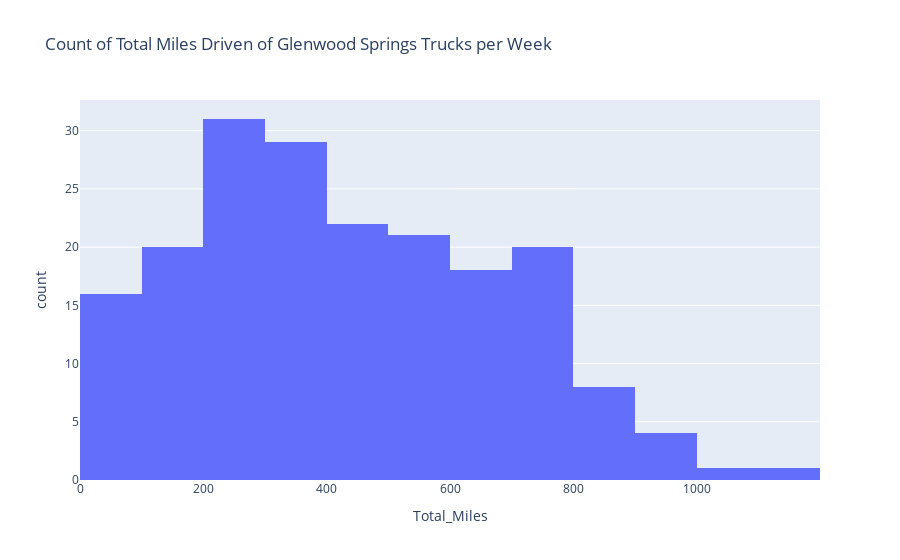

The code cell stored with this chart in its notebook:
### Code cell
GS1 = px.histogram(GS, x='Total_Miles',
                   title = "Count of Total Miles Driven of Glenwood Springs Trucks per Week")
GS1.show()

### Figure 1 — Plotly figure (JSON) as saved in the notebook; plotly's stock layout.template omitted (floating-point values rounded to 4 significant figures; data arrays with more than 128 entries replaced by an {"elided": "..."} marker saying what was removed)
{"data": [{"alignmentgroup": "True", "bingroup": "x", "hovertemplate": "Total_Miles=%{x}<br>count=%{y}<extra></extra>", "legendgroup": "", "marker": {"color": "#636efa", "pattern": {"shape": ""}}, "name": "", "offsetgroup": "", "orientation": "v", "showlegend": false, "type": "histogram", "x": {"elided": "191 int values"}, "xaxis": "x", "yaxis": "y"}], "layout": {"barmode": "relative", "legend": {"tracegroupgap": 0}, "title": {"text": "Count of Total Miles Driven of Glenwood Springs Trucks per Week"}, "xaxis": {"anchor": "y", "domain": [0, 1], "title": {"text": "Total_Miles"}}, "yaxis": {"anchor": "x", "domain": [0, 1], "title": {"text": "count"}}}}
